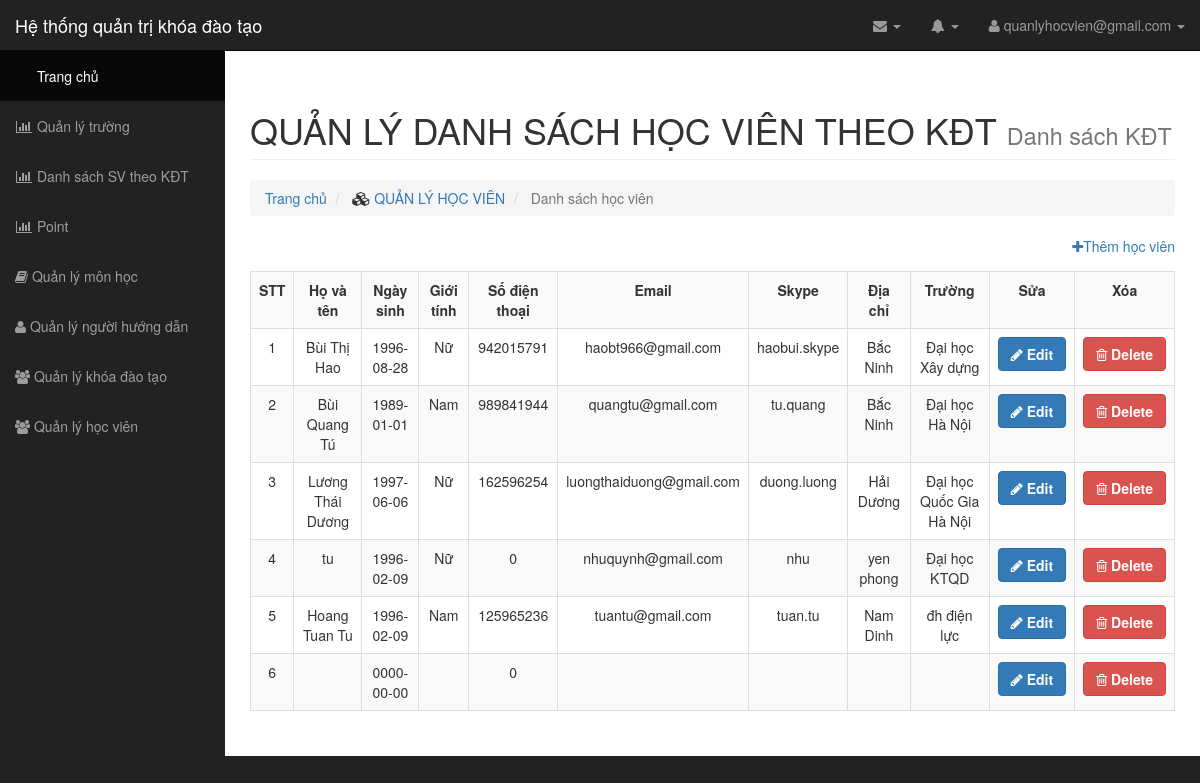
/teamplate/list/list_hocvien.php, run on an earlier commit of the app's database.
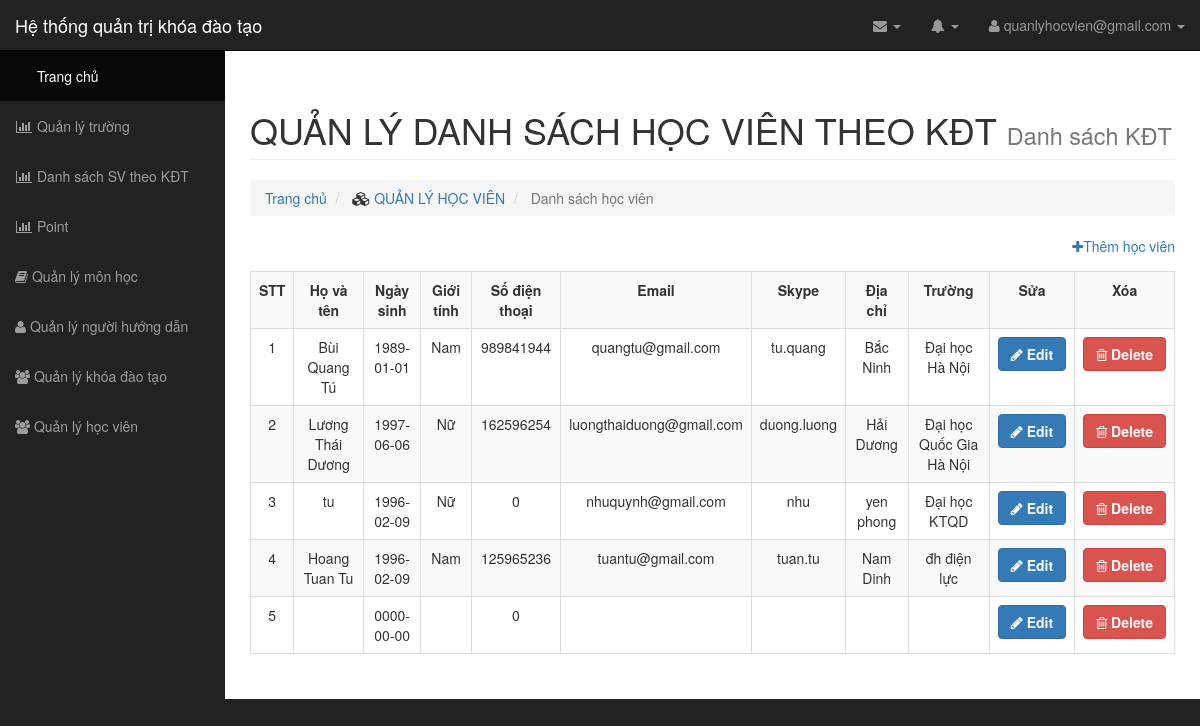
And on a later commit of the database.
### tables this page shows
CREATE TABLE `student` (
  `st_id` int(11) NOT NULL,
  `school_id` int(11) NOT NULL,
  `st_name` varchar(255) NOT NULL,
  `st_date` date DEFAULT NULL,
  `st_gender` varchar(255) DEFAULT NULL,
  `st_phone` int(11) DEFAULT NULL,
  `st_email` varchar(255) DEFAULT NULL,
  `st_skype` varchar(255) DEFAULT NULL,
  `st_address` varchar(255) DEFAULT NULL
);

CREATE TABLE `school` (
  `school_id` int(11) NOT NULL,
  `school_name` varchar(255) NOT NULL
);

### teamplate/list/list_hocvien.php (the view, shortened to what this page needs)
<?php
include "../connect.php";
?>
<link rel="stylesheet" type="text/css" href="../../css/style.css">
<body>
	<div id="wrapper">
		<?php
		require_once '../../layout/menu.php';
		?>
		<div id="page-wrapper">
			<div class="container-fluid">
				<div class="row">
					<div class="col-lg-12">
						<h1 class="page-header">
							QUẢN LÝ DANH SÁCH HỌC VIÊN THEO KĐT
							<small>Danh sách KĐT</small>
						</h1>
						<ol class="breadcrumb">
							<li>
								<a href="#">Trang chủ</a>
							</li>
							<li>
								<i class="fa fa-cubes"></i><a href="../list/list_hocvien.php"> QUẢN LÝ HỌC VIÊN</a>
							</li>
							<li class="active">
								Danh sách học viên
							</li>
						</ol>
					</div>
				</div>
				<div class="them">
					<a href="../insert/insert_hocvien.php"><i class="fa fa-plus"></i>Thêm học viên</a>
				</div>
				<div class="panel-body">
					<div class="table-responsive">
						<table class="table table-bordered table-hover table-striped">
							<tr>
								<th>STT</th>
								<th>Họ và tên</th>
								<th>Ngày sinh</th>
								<th>Giới tính</th>
								<th>Số điện thoại</th>
								<th>Email</th>
								<th>Skype</th>
								<th>Địa chỉ</th>
								<th>Trường</th>
								<th>Sửa</th>
								<th>Xóa</th>
							</tr>
							<?php
								$i =1;
								$qr = $conn->query("SELECT * FROM student, school WHERE student.school_id = school.school_id ");
								while ($rs=mysqli_fetch_array($qr)) {
									echo "<tr>";
									echo '<td>'.$i.'</td>';
									echo '<td>'.$rs["st_name"].'</td>';
									echo '<td>'.$rs["st_date"].'</td>';
									echo '<td>'.$rs["st_gender"].'</td>';
									echo '<td>'.$rs["st_phone"].'</td>';
									echo '<td>'.$rs["st_email"].'</td>';
									echo '<td>'.$rs["st_skype"].'</td>';
									echo '<td>'.$rs["st_address"].'</td>';
									echo '<td>'.$rs["school_name"].'</td>';
									echo "<td><button type='button' class='btn btn-primary'><i class='fa fa-pencil' aria-hidden='true'></i> <a href='../update/update_hocvien.php?st_id=". $rs["st_id"] ."'> Edit</a></button></td>";
									echo "<td><button type='button' class='btn btn-danger'><i class='fa fa-trash-o' aria-hidden='true'></i> <a href='../delete/delete_hocvien.php?st_id=". $rs["st_id"] ."' onclick='return checkDelete()'>Delete</a></button></td>";
									echo '</tr>';
									$i++;
								}
							?>
						</table>
					</div>
				</div>
			</div>
		</div>

### layout/menu.php (shortened to what this page needs)
<nav class="navbar navbar-inverse navbar-fixed-top" role="navigation">
    <div class="navbar-header">
        <a class="navbar-brand" href="http://localhost:8080/quanlyhocvien/admin/index/index.php">Hệ thống quản trị khóa đào tạo</a>
    </div>
    <ul class="nav navbar-right top-nav">
        <li class="dropdown">
            <a href="#" class="dropdown-toggle" data-toggle="dropdown"><i class="fa fa-envelope"></i> <b class="caret"></b></a>
        </li>
        <li class="dropdown">
            <a href="#" class="dropdown-toggle" data-toggle="dropdown"><i class="fa fa-bell"></i> <b class="caret"></b></a>
        </li>
        <li class="dropdown">
            <a href="#" class="dropdown-toggle" data-toggle="dropdown"><i class="fa fa-user"></i> quanlyhocvien@gmail.com <b class="caret"></b></a>
        </li>
    </ul>
    <div class="collapse navbar-collapse navbar-ex1-collapse">
        <ul class="nav navbar-nav side-nav">
            <li class="active">
                <a href="../../teamplate/index/index.php"><i class="fa fa-fw fa-Trang chủ"></i> Trang chủ</a>
            </li>
             <li>
                <a href="../../teamplate/list/list_school.php"><i class="fa fa-fw fa-bar-chart-o"></i> Quản lý trường</a>
            </li>
            <li>
                <a href="../../teamplate/list/list.php"><i class="fa fa-fw fa-bar-chart-o"></i> Danh sách SV theo KĐT</a>
            </li>
            <li>
                <a href="../list/register.php"><i class="fa fa-fw fa-bar-chart-o"></i> Point</a>
            </li>
            <li>
                <a href="/quanlyhocvien/admin/teamplate/list/list_monhoc.php" ><i class="fa fa-book"></i> Quản lý môn học </i></a>
            </li>
           <li>
                <a href="/quanlyhocvien/admin/teamplate/list/list_giaovien.php" ><i class="fa fa-user"></i> Quản lý người hướng dẫn </i></a>
            </li>
            <li>
                <a href="../list/list_khoadaotao.php"><i class="fa fa-users" aria-hidden="true"></i> Quản lý khóa đào tạo</a>
            </li>
             <li>
                <a href="../../teamplate/list/list_hocvien.php"><i class="fa fa-users" aria-hidden="true"></i> Quản lý học viên</a>
            </li>
        </ul>
    </div>
</nav>

What changed in the data, as far as the page shows it:
removed student: st_name "Bùi Thị Hao", st_date "1996-08-28", st_gender "Nữ", st_phone "942015791", st_email "haobt966@gmail.com", st_skype "haobui.skype", st_address "Bắc Ninh", school.school_name "Đại học Xây dựng"
